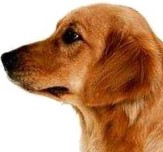
#> input picture 11特征点检测与匹配/tou.jpeg, 163 x 152 px
$ python flann.py
#> lines starting #> are read from the running program, lines starting #| are printed output that depends on the picture; after the words box and inside, x2 and y2 are one past the last pixel; in counts of white or black regions, pixels touching at a corner belong together
"""
FLANN特征匹配
1.创建匹配器 FlannBasedMatcher(...)
2.进行特征匹配 flann.match/knnMatch(...)
3.绘制匹配点 cv2.drawMatches/drawMatchesKnn(...)
"""
import cv2
import numpy as np

img1 = cv2.imread('tou.jpeg')
#> img1 is the input picture: shape (152, 163, 3); mean B, G, R 114, 145.3, 190.1
img2 = cv2.imread('dog.jpeg')
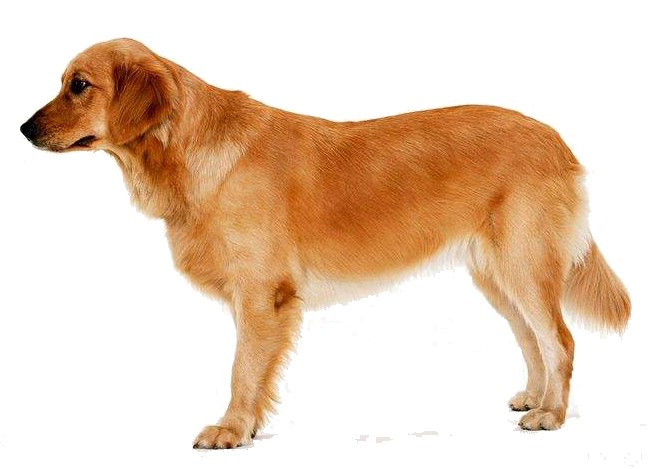
#> input picture 11特征点检测与匹配/dog.jpeg, 668 x 469 px
#> img2 is the input picture: shape (469, 668, 3); mean B, G, R 191.5, 211.4, 234.4

# 灰度化
gray1 = cv2.cvtColor(img1, cv2.COLOR_BGR2GRAY)
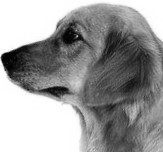
#> gray1: shape (152, 163); min 0, max 255, mean 155.2
gray2 = cv2.cvtColor(img2, cv2.COLOR_BGR2GRAY)
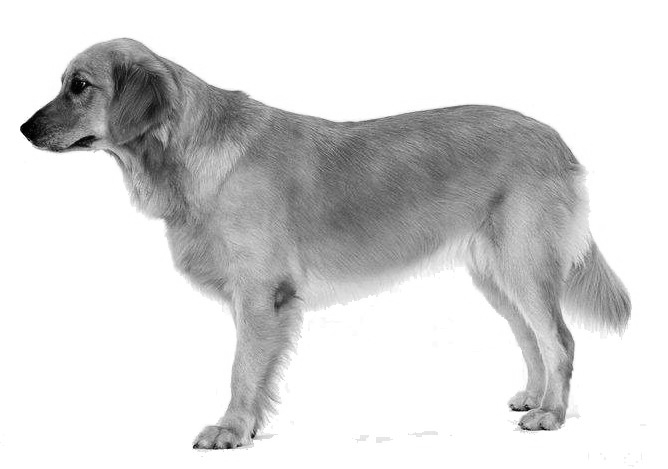
#> gray2: shape (469, 668); min 0, max 255, mean 216

# 创建sift对象
sift = cv2.SIFT_create()

# 同时计算两张图关键点和描述子
kp1, des1 = sift.detectAndCompute(gray1, None)
#> kp1 = 104 keypoints; strongest (x, y, size): (57, 92, 10.2), (68, 34, 17.2), (24, 49, 6.4), (27, 87, 6.5)
kp2, des2 = sift.detectAndCompute(gray2, None)
#> kp2 = 356 keypoints; strongest (x, y, size): (36, 129, 20.4), (196, 446, 4.1), (253, 436, 2.8), (124, 103, 82.6)

# 创建匹配器
index_params = dict(algorithm=1, trees=5)
search_params = dict(checks=50)
flann = cv2.FlannBasedMatcher(index_params, search_params)

# 对描述子进行匹配计算
matchs = flann.knnMatch(des1, des2, k=2)
#> matchs = 104 matches

good = []
for i, (m, n) in enumerate(matchs):
    if m.distance < 0.7 * n.distance:
        good.append(m)
#> this loop made 104 passes
#> after the loop, good = 58 matches

if len(good) >= 4:
    srcPts = np.float32([kp1[m.queryIdx].pt for m in good]).reshape(-1, 1, 2)
#> srcPts = 58 rows, first 8: [19.49, 75.82], [22.66, 69.74], [24.33, 48.88], [26.97, 86.87], [39.99, 28.72], [50.37, 68.94], [54.47, 81.71], [57.11, 91.6]
    dstPts = np.float32([kp2[m.trainIdx].pt for m in good]).reshape(-1, 1, 2)
#> dstPts = 58 rows, first 8: [44.21, 140.6], [45.19, 133.9], [39.36, 113.6], [55.13, 148.4], [48.93, 89.99], [70.63, 123.5], [79.19, 134], [85.08, 142.2]

    # 查找单应性矩阵
    H, _ = cv2.findHomography(srcPts, dstPts, cv2.RANSAC, 5.0)
#> H = [[0.927, 0.343, 0.232], [-0.353, 0.926, 76.79], [-2.69e-05, -3.95e-05, 1]]

    h, w = img1.shape[:2]
#> h = 152; w = 163
    pts = np.float32([[0, 0], [0, h - 1], [w - 1, h - 1], [w - 1, 0]]).reshape(-1, 1, 2)
#> pts = [[0, 0], [0, 151], [162, 151], [162, 0]]
    dst = cv2.perspectiveTransform(pts, H)
#> dst = [[0.232, 76.79], [52.39, 218], [204.3, 161.2], [151, 19.76]]

    cv2.polylines(img2, [np.int32(dst)], True, (0, 0, 255))
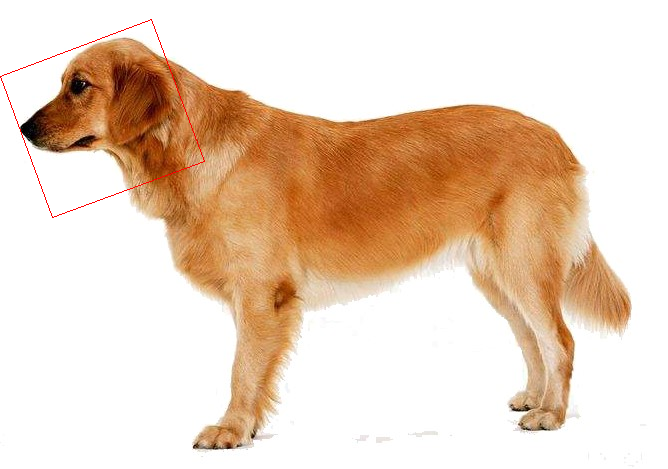
#> img2: shape (469, 668, 3); 0.19% of pixels changed, all inside (x1, y1, x2, y2) = (0, 19, 205, 218)
else:
    print('the number of good is less than 4.')
    exit()

# 绘制匹配点
result = cv2.drawMatchesKnn(img1, kp1, img2, kp2, [good], None)
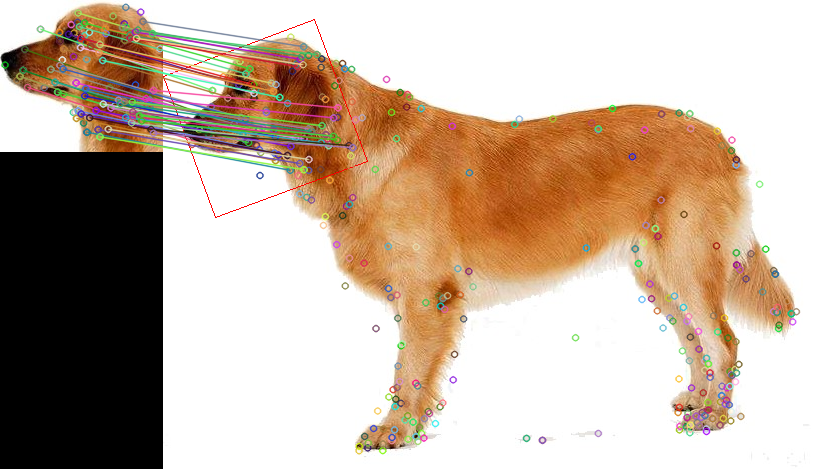
#> result: shape (469, 831, 3); mean B, G, R 162.1, 178.7, 197.7

cv2.imshow('result', result)
cv2.waitKey(0)
